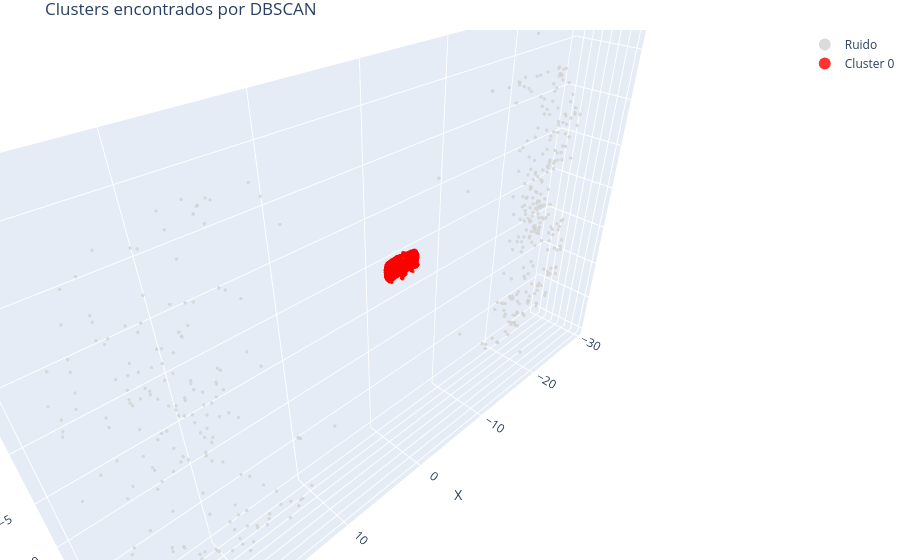

Here is the notebook cell this chart was saved with:
### Markdown cell above
### 6.1 Dataset 1_coche.csv

### Code cell
df = pd.read_csv('data/1_coche.csv')
df_vehiculos_limpio = sustraer_fondo(limpiar_puntos(df), tree_fondo)
coords = df_vehiculos_limpio[['x', 'y', 'z']].values
labels = dbscan(df_vehiculos_limpio, eps_val=0.5, min_samples_val=15)
plot_clusters(coords, labels)

### Figure 1 — Plotly figure (JSON) as saved in the notebook; plotly's stock layout.template omitted (floating-point values rounded to 4 significant figures; data arrays with more than 128 entries replaced by an {"elided": "..."} marker saying what was removed)
{"data": [{"marker": {"color": "lightgray", "opacity": 0.8, "size": 2}, "mode": "markers", "name": "Ruido", "type": "scatter3d", "x": {"elided": "442 float values"}, "y": {"elided": "442 float values"}, "z": {"elided": "442 float values"}}, {"marker": {"color": "red", "opacity": 0.8, "size": 2}, "mode": "markers", "name": "Cluster 0", "type": "scatter3d", "x": {"elided": "3107 float values"}, "y": {"elided": "3107 float values"}, "z": {"elided": "3107 float values"}}], "layout": {"legend": {"itemsizing": "constant"}, "margin": {"b": 0, "l": 0, "r": 0, "t": 30}, "scene": {"aspectmode": "data", "xaxis": {"title": {"text": "X"}}, "yaxis": {"title": {"text": "Y"}}, "zaxis": {"title": {"text": "Z"}}}, "title": {"text": "Clusters encontrados por DBSCAN"}}}
